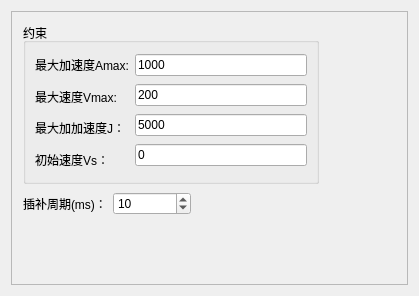
<?xml version="1.0" encoding="UTF-8"?>
<ui version="4.0">
 <class>Setting</class>
 <widget class="QWidget" name="Setting">
  <property name="geometry">
   <rect>
    <x>0</x>
    <y>0</y>
    <width>419</width>
    <height>296</height>
   </rect>
  </property>
  <property name="windowTitle">
   <string>Form</string>
  </property>
  <layout class="QGridLayout" name="gridLayout">
   <item row="0" column="0">
    <widget class="QFrame" name="frame">
     <property name="frameShape">
      <enum>QFrame::StyledPanel</enum>
     </property>
     <property name="frameShadow">
      <enum>QFrame::Raised</enum>
     </property>
     <widget class="QGroupBox" name="groupBox_4">
      <property name="geometry">
       <rect>
        <x>12</x>
        <y>12</y>
        <width>296</width>
        <height>161</height>
       </rect>
      </property>
      <property name="title">
       <string>约束</string>
      </property>
      <layout class="QHBoxLayout" name="horizontalLayout_4">
       <item>
        <layout class="QVBoxLayout" name="verticalLayout">
         <item>
          <widget class="QLabel" name="label_9">
           <property name="text">
            <string>最大加速度Amax:</string>
           </property>
          </widget>
         </item>
         <item>
          <widget class="QLabel" name="label_10">
           <property name="text">
            <string>最大速度Vmax:</string>
           </property>
          </widget>
         </item>
         <item>
          <widget class="QLabel" name="label_11">
           <property name="text">
            <string>最大加加速度J：</string>
           </property>
          </widget>
         </item>
         <item>
          <widget class="QLabel" name="label_12">
           <property name="text">
            <string>初始速度Vs：</string>
           </property>
          </widget>
         </item>
        </layout>
       </item>
       <item>
        <layout class="QVBoxLayout" name="verticalLayout_2">
         <item>
          <widget class="QLineEdit" name="lE_Amax">
           <property name="text">
            <string>1000</string>
           </property>
          </widget>
         </item>
         <item>
          <widget class="QLineEdit" name="lE_Vmax">
           <property name="text">
            <string>200</string>
           </property>
          </widget>
         </item>
         <item>
          <widget class="QLineEdit" name="IE_J">
           <property name="text">
            <string>5000</string>
           </property>
          </widget>
         </item>
         <item>
          <widget class="QLineEdit" name="IE_Vs">
           <property name="text">
            <string>0</string>
           </property>
          </widget>
         </item>
        </layout>
       </item>
      </layout>
     </widget>
     <widget class="QWidget" name="layoutWidget">
      <property name="geometry">
       <rect>
        <x>12</x>
        <y>180</y>
        <width>168</width>
        <height>26</height>
       </rect>
      </property>
      <layout class="QHBoxLayout" name="horizontalLayout_6">
       <item>
        <widget class="QLabel" name="label_15">
         <property name="text">
          <string>插补周期(ms)：</string>
         </property>
        </widget>
       </item>
       <item>
        <widget class="QSpinBox" name="interval">
         <property name="minimum">
          <number>5</number>
         </property>
         <property name="maximum">
          <number>50</number>
         </property>
         <property name="stepType">
          <enum>QAbstractSpinBox::AdaptiveDecimalStepType</enum>
         </property>
         <property name="value">
          <number>10</number>
         </property>
        </widget>
       </item>
      </layout>
     </widget>
    </widget>
   </item>
  </layout>
 </widget>
 <resources/>
 <connections/>
</ui>
